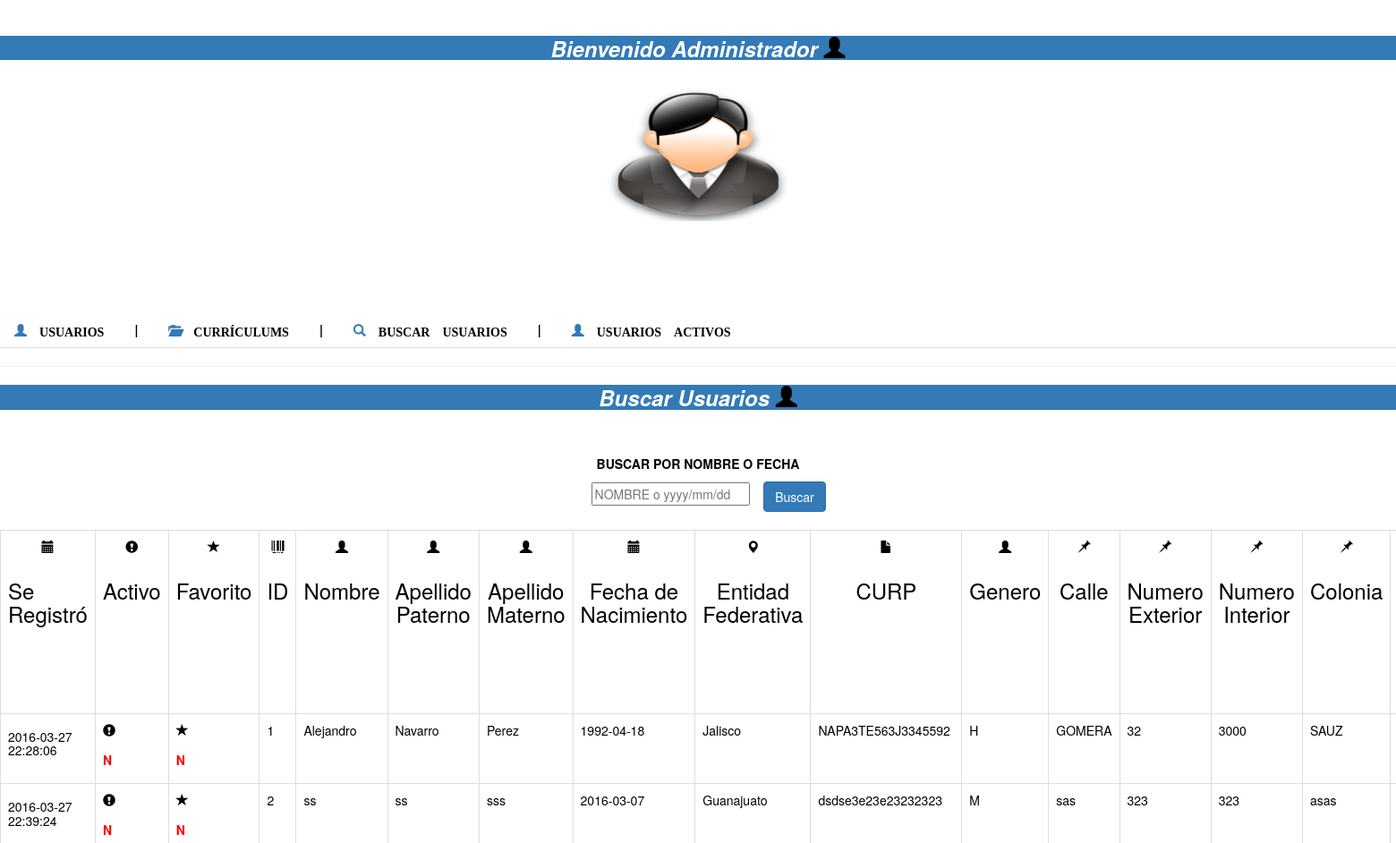
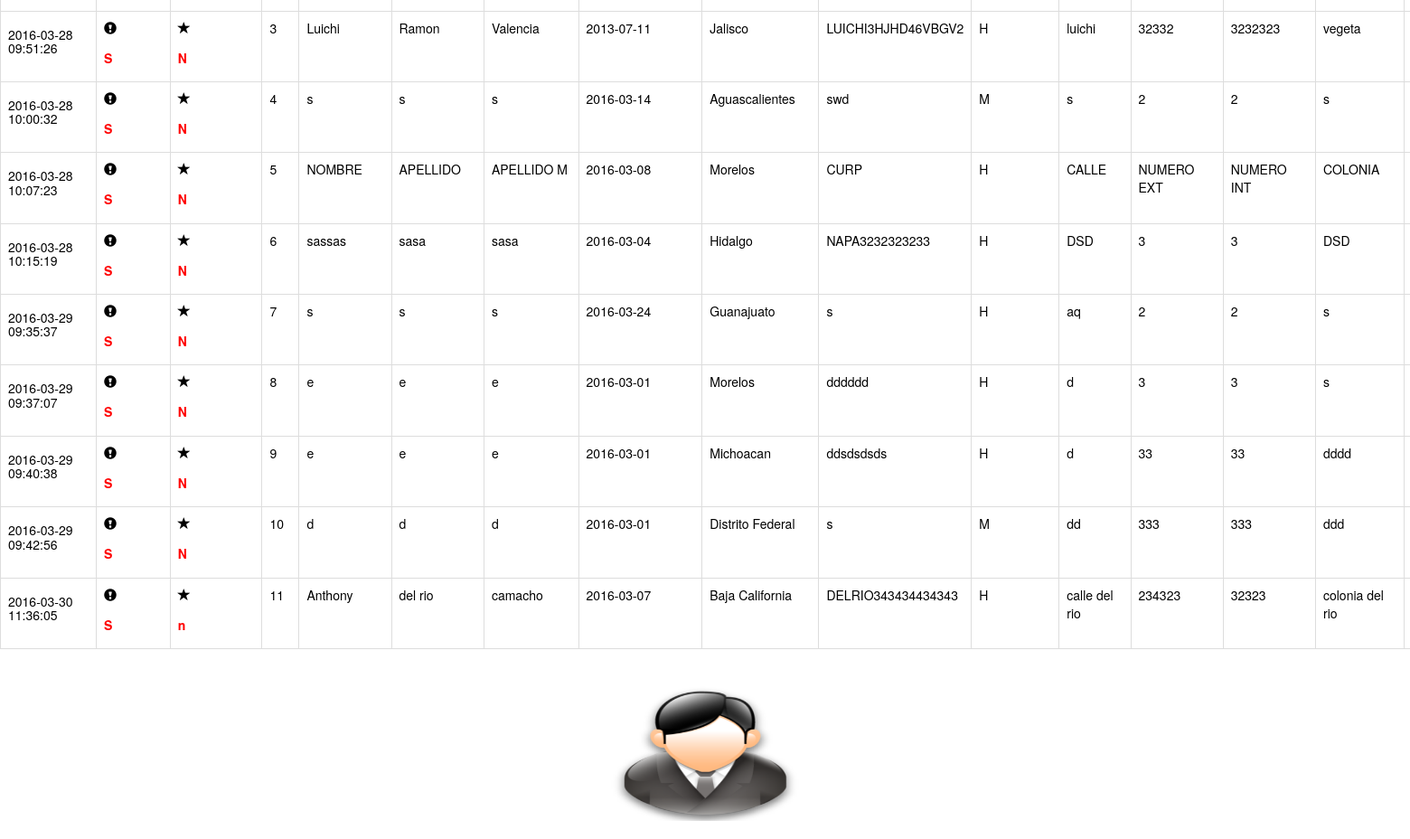
Page /index.php/buscar on the committed database (2 pictures, top to bottom).
### tables this page shows
CREATE TABLE `tbl_registro` (
  `id_registro` int(10) unsigned NOT NULL auto_increment,
  `favorito` varchar(30) default NULL,
  `nombre` varchar(50) NOT NULL,
  `apellido_paterno` varchar(50) NOT NULL,
  `apellido_materno` varchar(50) default NULL,
  `fecha_nacimiento` date NOT NULL,
  `id_estado_nacimiento` varchar(30) NOT NULL,
  `curp` char(18) NOT NULL,
  `genero` enum('H','M') default NULL,
  `calle` varchar(50) NOT NULL,
  `numero_exterior` char(10) NOT NULL,
  `numero_interior` char(10) default NULL,
  `colonia` varchar(50) NOT NULL,
  `codigo_Postal` char(5) NOT NULL,
  `id_estado` varchar(30) NOT NULL,
  `id_municipio` varchar(30) NOT NULL,
  `telefono` char(8) default NULL,
  `celular` char(10) default NULL,
  `correo_electronico` varchar(100) default NULL,
  `facebook` varchar(100) default NULL,
  `twitter` varchar(100) default NULL,
  `id_cat_estudios` varchar(30) default NULL,
  `viajar` enum('S','N') default NULL,
  `experiencia_profesional` enum('S','N') default NULL,
  `reubicarme` enum('S','N') default NULL,
  `nombre_empresa` varchar(50) default NULL,
  `cargo_empresa` varchar(50) default NULL,
  `calle_empresa` varchar(50) default NULL,
  `numero_exterior_empresa` char(10) default NULL,
  `numero_interior_empresa` char(10) default NULL,
  `colonia_empresa` varchar(50) default NULL,
  `inicio_empresa` date default NULL,
  `fin_empresa` date default NULL,
  `nombre_empresa2` varchar(50) default NULL,
  `cargo_empresa2` varchar(50) default NULL,
  `calle_empresa2` varchar(50) default NULL,
  `numero_exterior_empresa2` char(10) default NULL,
  `numero_interior_empresa2` char(10) default NULL,
  `colonia_empresa2` varchar(50) default NULL,
  `inicio_empresa2` date default NULL,
  `fin_empresa2` date default NULL,
  `nombre_empresa3` varchar(50) default NULL,
  `cargo_empresa3` varchar(50) default NULL,
  `calle_empresa3` varchar(50) default NULL,
  `numero_exterior_empresa3` char(10) default NULL,
  `numero_interior_empresa3` char(10) default NULL,
  `colonia_empresa3` varchar(50) default NULL,
  `inicio_empresa3` date default NULL,
  `fin_empresa3` date default NULL,
  `trabajo_actual` enum('S','N') default NULL,
  `responsabilidad_empresa` varchar(50) default NULL,
  `area_interes` varchar(50) default NULL,
  `activo` enum('S','N') default NULL,
  `estudias` enum('S','N') default NULL,
  `nombre_insti` varchar(30) default NULL,
  `turno_insti` enum('M','V','N') default NULL,
  `fecha_creacion` timestamp NOT NULL default CURRENT_TIMESTAMP,
  PRIMARY KEY  (`id_registro`)
);

### application/controllers/buscar.php (called while the page is built)
<?php if ( ! defined('BASEPATH')) exit('No direct script access allowed');
class buscar extends ci_controller{
public function index(){
   $this->load->view('arribadmin');
$this-> load ->model('buscar_mod');
if($_POST){
$buscar = $this-> input ->post('busqueda');
}else{
$buscar = '';
}
$agendas['agendas']= $this-> buscar_mod -> buscar($buscar);
$this -> load -> view('buscaragen', $agendas);
         $this->load->view('abajoadmin');
}
}
?>

### index.php (called while the page is built, shortened)
<?php
require_once BASEPATH.'core/CodeIgniter.php';

### application/models/buscar_mod.php (called while the page is built)
<?php
class buscar_mod extends CI_Model{
public function buscar($Buscar){
$this-> db ->like('fecha_creacion',$Buscar);
$this-> db ->or_like('nombre',$Buscar);
$query = $this -> db -> get('tbl_registro');
return $query -> result();
}
}
?>

### application/views/buscaragen.php (the view, shortened to what this page needs)
<!DOCTYPE html>
<html lang="en">
<head>
      <link href="//maxcdn.bootstrapcdn.com/bootstrap/3.2.0/css/bootstrap.min.css" rel="stylesheet"></link>
</head>
       <center></span><h3 class="bg-primary"><i><strong>Buscar Usuarios </strong></i><font color="black"><span class="glyphicon glyphicon-user" aria-hidden="true"></h3></center>
<body>
<div id="container">
    <div id="body">
        <form action="" method="post" class="form">
<center><p><strong>BUSCAR POR NOMBRE O FECHA</strong></p></center>
   <center>     &nbsp;&nbsp; &nbsp;&nbsp;  <input type="text" placeholder="NOMBRE o yyyy/mm/dd" name="busqueda">
          <input type="submit" class="btn btn-primary" value="Buscar">
</center>
          </form>
</br> <table class="table table-bordered table-hover">
        <tr>
                <td><center><p class="glyphicon glyphicon-calendar" aria-hidden="true" ></center></p></li><strong><h3>Se Registró</h3></strong></td>
                <td><center><p class="glyphicon glyphicon-exclamation-sign" aria-hidden="true" ></center></p></li><strong><h3>Activo</h3></strong></td>
                <td><center><p class="glyphicon glyphicon-star" aria-hidden="true" ></center></p></li><strong><h3>Favorito</h3></strong></td>
      <td><center><p class="glyphicon glyphicon-barcode" aria-hidden="true"  ></center></p></li><strong><h3><center>ID</center></h3></strong></td>
      <td><center><p class="glyphicon glyphicon-user" aria-hidden="true"  ></center></p></li><strong><h3><center>Nombre</center></h3></strong></td>
      <td><center><p class="glyphicon glyphicon-user" aria-hidden="true"  ></center></p></li><strong><h3><center>Apellido Paterno</center></h3></strong></td>
      <td><center><p class="glyphicon glyphicon-user" aria-hidden="true"  ></center></p></li><strong><h3><center>Apellido Materno</center></h3></strong></td>
      <td><center><p class="glyphicon glyphicon-calendar" aria-hidden="true"  ></center></p></li><strong><h3><center>Fecha de Nacimiento</center></h3></strong></td>
      <td><center><p class="glyphicon glyphicon-map-marker" aria-hidden="true"  ></center></p></li><strong><h3><center>Entidad Federativa</center></h3></strong></td>
      <td><center><p class="glyphicon glyphicon-glyphicon glyphicon-file" aria-hidden="true"  ></center></p></li><strong><h3><center>CURP</center></h3></strong></td>
      <td><center><p class="glyphicon glyphicon-user" aria-hidden="true"  ></center></p></li><strong><h3><center>Genero</center></h3></strong></td>
      <td><center><p class="glyphicon glyphicon-pushpin" aria-hidden="true"  ></center></p></li><strong><h3><center>Calle</center></h3></strong></td>
      <td><center><p class="glyphicon glyphicon-pushpin" aria-hidden="true"  ></center></p></li><strong><h3><center>Numero Exterior</center></h3></strong></td>
      <td><center><p class="glyphicon glyphicon-pushpin" aria-hidden="true"  ></center></p></li><strong><h3><center>Numero Interior</center></h3></strong></td>
      <td><center><p class="glyphicon glyphicon-pushpin" aria-hidden="true"  ></center></p></li><strong><h3><center>Colonia</center></h3></strong></td>
      <td><center><p class="glyphicon glyphicon-pushpin" aria-hidden="true"  ></center></p></li><strong><h3><center>Código Postal</center></h3></strong></td>
      </tr>
        <?php
         foreach($agendas as $fila){?>
         <tr>
                   <td><font color="black"><h5><?php  echo $fila->fecha_creacion;?></h5></strong></td>
          <td><p class="glyphicon glyphicon-exclamation-sign" aria-hidden="true" ><font color="red"><strong><h5><?php  echo $fila->activo;?></h5></strong></td>
          <td><p class="glyphicon glyphicon-star" aria-hidden="true" ><font color="red"><strong><h5><?php  echo $fila->favorito;?></h5></strong></td>
          <td ><font color="black"><?php  echo $fila->id_registro;?></strong></td>
          <td><font color="black"><?php  echo $fila->nombre;?></strong></td>
          <td><font color="black"><?php  echo $fila->apellido_paterno;?></strong></td>
          <td><font color="black"><?php  echo $fila->apellido_materno;?></strong></td>
          <td><font color="black"><?php  echo $fila->fecha_nacimiento;?></strong></td>
          <td><font color="black"><?php  echo $fila->id_estado_nacimiento;?></strong></td>
          <td><font color="black"><?php  echo $fila->curp;?></strong></td>
          <td><font color="black"><?php  echo $fila->genero;?></strong></td>
          <td><font color="black"><?php  echo $fila->calle;?></strong></td>
          <td><font color="black"><?php  echo $fila->numero_exterior;?></strong></td>
          <td><font color="black"><?php  echo $fila->numero_interior;?></strong></td>
          <td><font color="black"><?php  echo $fila->colonia;?></strong></td>
          <td><font color="black"><?php  echo $fila->codigo_Postal;?></strong></td>
         </tr>
      <?php }  ?>
      </table>
    </div>
</body>

### application/views/arribadmin.php (shortened to what this page needs)
<!doctype html>
<html lang='es'>
<head>
       <center></span><h3 class="bg-primary"><i><strong>Bienvenido Administrador </strong></i><font color="black"><span class="glyphicon glyphicon-user" aria-hidden="true"></h3></center>
<center>
<img src="http://localhost/Bolsa/imagenes/adlogo.png" alt="" width="230px" height="150px"  />
</center>
<link href="//maxcdn.bootstrapcdn.com/bootstrap/3.2.0/css/bootstrap.min.css" rel="stylesheet"></link>
<link rel="stylesheet" href="https://cdnjs.cloudflare.com/ajax/libs/sweetalert/1.1.3/sweetalert.min.css">
</head>
<body>
<ul class="nav nav-tabs">
<li role="presentation"><a class="glyphicon glyphicon-user" aria-hidden="true" href="<?php echo base_url() ?>vistatablas"><strong><font color="black"> USUARIOS</font></strong></a></li>
<li  role="presentation" ><a href="#"><strong><font color="black">|</font></strong></a></li>
<li role="presentation"><a class="glyphicon glyphicon-folder-open" aria-hidden="true" href="http://localhost/Bolsa/lista.php"><strong><font color="black"> CURRÍCULUMS</font></strong></a></li>
<li  role="presentation" ><a href="#"><strong><font color="black">|</font></strong></a></li>
<li role="presentation"><a class="glyphicon glyphicon-search" aria-hidden="true" href="<?php echo base_url() ?>buscar"><strong><font color="black"> BUSCAR USUARIOS</font></strong></a></li>
<li  role="presentation" ><a href="#"><strong><font color="black">|</font></strong></a></li>
<li role="presentation"><a class="glyphicon glyphicon-user" aria-hidden="true" href="http://localhost/Bolsa/paginacion.php"><strong><font color="black"> USUARIOS ACTIVOS</font></strong></a></li>
</ul>
  <hr>

### application/views/abajoadmin.php (shortened to what this page needs)
<center>
<img src="http://localhost/Bolsa/imagenes/adlogo.png" alt="" width="230px" height="150px"  />
</center>

### rows in the picture
tbl_registro: fecha_creacion "2016-03-27 22:28:06", id_registro "1", nombre "Alejandro", apellido_paterno "Navarro", apellido_materno "Perez", fecha_nacimiento "1992-04-18", id_estado_nacimiento "Jalisco", curp "NAPA3TE563J3345592", genero "H", calle "GOMERA", numero_exterior "32", numero_interior "3000", colonia "SAUZ"
tbl_registro: fecha_creacion "2016-03-27 22:39:24", id_registro "2", nombre "ss", apellido_paterno "ss", apellido_materno "sss", fecha_nacimiento "2016-03-07", id_estado_nacimiento "Guanajuato", curp "dsdse3e23e23232323", genero "M", calle "sas", numero_exterior "323", numero_interior "323", colonia "asas"
tbl_registro: fecha_creacion "2016-03-28 09:51:26", id_registro "3", nombre "Luichi", apellido_paterno "Ramon", apellido_materno "Valencia", fecha_nacimiento "2013-07-11", id_estado_nacimiento "Jalisco", curp "LUICHI3HJHD46VBGV2", genero "H", calle "luichi", numero_exterior "32332", numero_interior "3232323", colonia "vegeta"
tbl_registro: fecha_creacion "2016-03-28 10:00:32", id_registro "4", nombre "s", apellido_paterno "s", apellido_materno "s", fecha_nacimiento "2016-03-14", id_estado_nacimiento "Aguascalientes", curp "swd", genero "M", calle "s", numero_exterior "2", numero_interior "2", colonia "s"
tbl_registro: fecha_creacion "2016-03-28 10:07:23", id_registro "5", nombre "NOMBRE", apellido_paterno "APELLIDO", apellido_materno "APELLIDO M", fecha_nacimiento "2016-03-08", id_estado_nacimiento "Morelos", curp "CURP", genero "H", calle "CALLE", numero_exterior "NUMERO EXT", numero_interior "NUMERO INT", colonia "COLONIA"
tbl_registro: fecha_creacion "2016-03-28 10:15:19", id_registro "6", nombre "sassas", apellido_paterno "sasa", apellido_materno "sasa", fecha_nacimiento "2016-03-04", id_estado_nacimiento "Hidalgo", curp "NAPA3232323233", genero "H", calle "DSD", numero_exterior "3", numero_interior "3", colonia "DSD"
tbl_registro: fecha_creacion "2016-03-29 09:35:37", id_registro "7", nombre "s", apellido_paterno "s", apellido_materno "s", fecha_nacimiento "2016-03-24", id_estado_nacimiento "Guanajuato", curp "s", genero "H", calle "aq", numero_exterior "2", numero_interior "2", colonia "s"
tbl_registro: fecha_creacion "2016-03-29 09:37:07", id_registro "8", nombre "e", apellido_paterno "e", apellido_materno "e", fecha_nacimiento "2016-03-01", id_estado_nacimiento "Morelos", curp "dddddd", genero "H", calle "d", numero_exterior "3", numero_interior "3", colonia "s"
tbl_registro: fecha_creacion "2016-03-29 09:40:38", id_registro "9", nombre "e", apellido_paterno "e", apellido_materno "e", fecha_nacimiento "2016-03-01", id_estado_nacimiento "Michoacan", curp "ddsdsdsds", genero "H", calle "d", numero_exterior "33", numero_interior "33", colonia "dddd"
tbl_registro: fecha_creacion "2016-03-29 09:42:56", id_registro "10", nombre "d", apellido_paterno "d", apellido_materno "d", fecha_nacimiento "2016-03-01", id_estado_nacimiento "Distrito Federal", curp "s", genero "M", calle "dd", numero_exterior "333", numero_interior "333", colonia "ddd"
tbl_registro: fecha_creacion "2016-03-30 11:36:05", id_registro "11", nombre "Anthony", apellido_paterno "del rio", apellido_materno "camacho", fecha_nacimiento "2016-03-07", id_estado_nacimiento "Baja California", curp "DELRIO343434434343", genero "H", calle "calle del rio", numero_exterior "234323", numero_interior "32323", colonia "colonia del rio"
